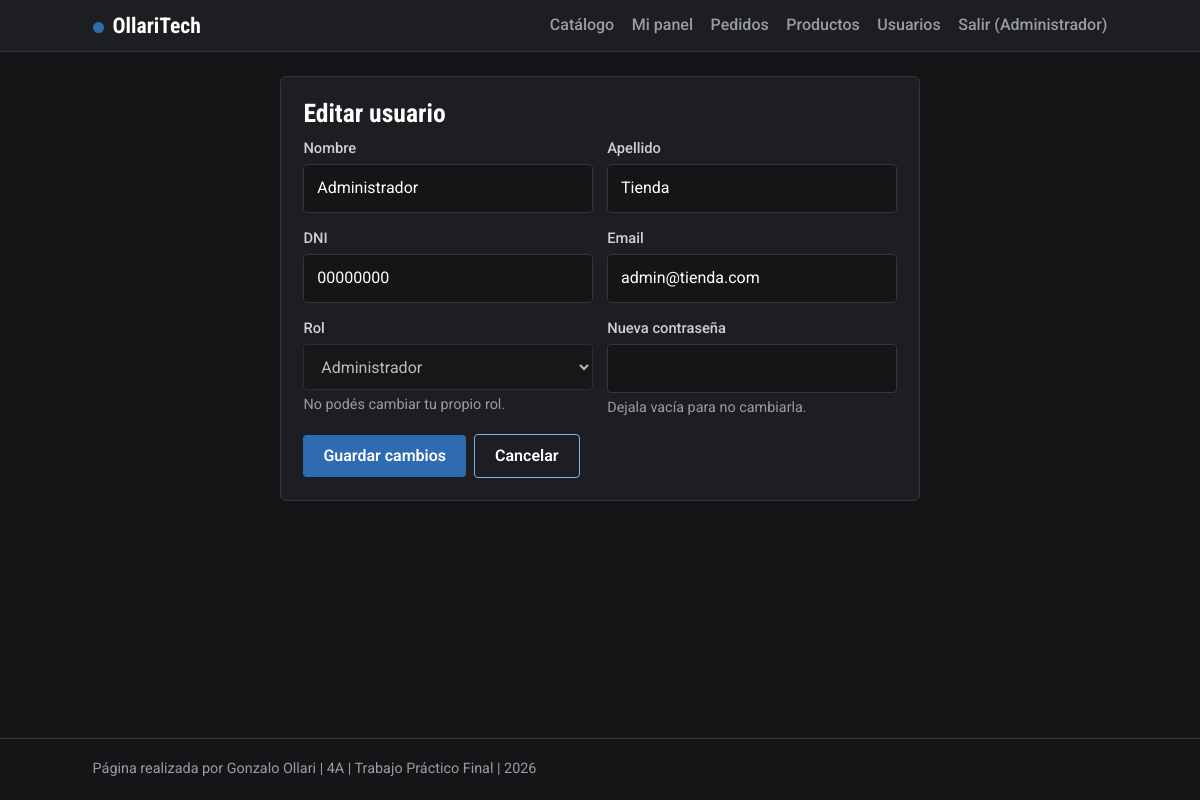
Screenshot of /editar_usuario.php?id=1 (signed in) with the database file from the repository.
### tables this page shows
CREATE TABLE IF NOT EXISTS usuarios (
   
  id INT UNSIGNED AUTO_INCREMENT PRIMARY KEY,
  nombre VARCHAR(80) NOT NULL,
  apellido VARCHAR(80) NOT NULL,
   
  dni VARCHAR(20) NOT NULL UNIQUE,
  email VARCHAR(254) NOT NULL UNIQUE,
   
  password_hash VARCHAR(255) NOT NULL,
   
  rol ENUM('usuario','admin') NOT NULL DEFAULT 'usuario',
   
  creado_en TIMESTAMP DEFAULT CURRENT_TIMESTAMP,
   
  archivado_en TIMESTAMP NULL DEFAULT NULL
);

### editar_usuario.php (the view, shortened to what this page needs)
<?php
require_once __DIR__ . '/conexion.php';
$id = (int)($_GET['id'] ?? $_POST['id'] ?? 0);
$st = $conexion->prepare('SELECT id, nombre, apellido, dni, email, rol, archivado_en FROM usuarios WHERE id = :i');
$st->execute(['i' => $id]);
$u = $st->fetch();
$esYo = $id === (int)$_SESSION['uid'];
$v = ['nombre' => $u['nombre'], 'apellido' => $u['apellido'], 'dni' => $u['dni'], 'email' => $u['email'], 'rol' => $u['rol']];
cabecera('Editar usuario'); ?>
<section class="panel" style="max-width:640px;margin:0 auto">
  <h2>Editar usuario</h2>
  <form class="f" method="post">
    <div class="dos">
      <div><label for="nombre">Nombre</label><input id="nombre" name="nombre" required maxlength="80" value="<?= e($v['nombre']) ?>"></div>
      <div><label for="apellido">Apellido</label><input id="apellido" name="apellido" required maxlength="80" value="<?= e($v['apellido']) ?>"></div>
    </div>
    <div class="dos">
      <div><label for="dni">DNI</label><input id="dni" name="dni" required inputmode="numeric" value="<?= e($v['dni']) ?>"></div>
      <div><label for="email">Email</label><input id="email" type="email" name="email" required value="<?= e($v['email']) ?>"></div>
    </div>
    <div class="dos">
      <div><label for="rol">Rol</label>
        <select id="rol" name="rol" <?= $esYo ? 'disabled' : '' ?>>
          <option value="admin" <?= $v['rol'] === 'admin' ? 'selected' : '' ?>>Administrador</option>
        </select>
        <?php if ($esYo): ?><p class="ayuda">No podés cambiar tu propio rol.</p><?php endif; ?>
      </div>
      <div><label for="password">Nueva contraseña</label><input id="password" type="password" name="password" minlength="8" autocomplete="new-password"><p class="ayuda">Dejala vacía para no cambiarla.</p></div>
    </div>
    <div class="fila">
      <button type="submit">Guardar cambios</button>
      <a class="btn sec" href="admin_usuarios.php">Cancelar</a>
    </div>
  </form>
</section>

### css/estilos.css (style rules this page uses)
:root { --fondo: #141517; --panel: #1d1e21; --panel2: #26272b; --linea: #34363b; --tinta: #e8e8ea; --gris: #9a9ca3; --azul: #2e6bb0; --azul2: #7fb0e3; --ok: #6fbf8b; --mal: #e57d75; --aviso: #d8a94a; }
* { box-sizing: border-box; }
body { margin: 0; font: 16px/1.55 Roboto,system-ui,sans-serif; color: var(--tinta); background: var(--fondo); min-height: 100vh; display: flex; flex-direction: column; }
h1, h2, h3 { font-family: 'Roboto Condensed',Roboto,sans-serif; line-height: 1.1; margin: 0 0 .6rem; color: #fff; }
h2 { font-size: 1.6rem; }
a { color: var(--azul2); }
.btn, button { background: var(--azul); color: #fff; border: 0; border-radius: 4px; padding: .7rem 1.25rem; font: 600 1rem Roboto,sans-serif; cursor: pointer; text-decoration: none; display: inline-block; }
.btn.sec { background: transparent; color: #fff; border: 1px solid var(--azul2); box-shadow: none; }
.panel { background: var(--panel); border: 1px solid var(--linea); border-radius: 6px; padding: 1.4rem; margin-bottom: 1.3rem; }
form.f { display: grid; gap: .9rem; }
form.f .dos { display: grid; gap: .9rem; grid-template-columns: 1fr 1fr; }
label { font-weight: 500; font-size: .92rem; display: block; margin-bottom: .25rem; color: #cfd0d4; }
input, select, textarea { width: 100%; padding: .7rem .8rem; border: 1px solid var(--linea); border-radius: 4px; font: inherit; background: var(--fondo); color: #fff; color-scheme: dark; }
::placeholder { color: #7a7c83; }
.ayuda { color: var(--gris); font-size: .9rem; margin: .25rem 0 0; }
.fila { display: flex; flex-wrap: wrap; align-items: center; gap: .5rem; }

### rows the page displays
usuarios: nombre "Administrador", apellido "Tienda", dni "00000000", email "admin@tienda.com", rol "Administrador"

### other values shown
TIENDA_NOMBRE "OllariTech"
$_SESSION['nombre'] "Administrador"
